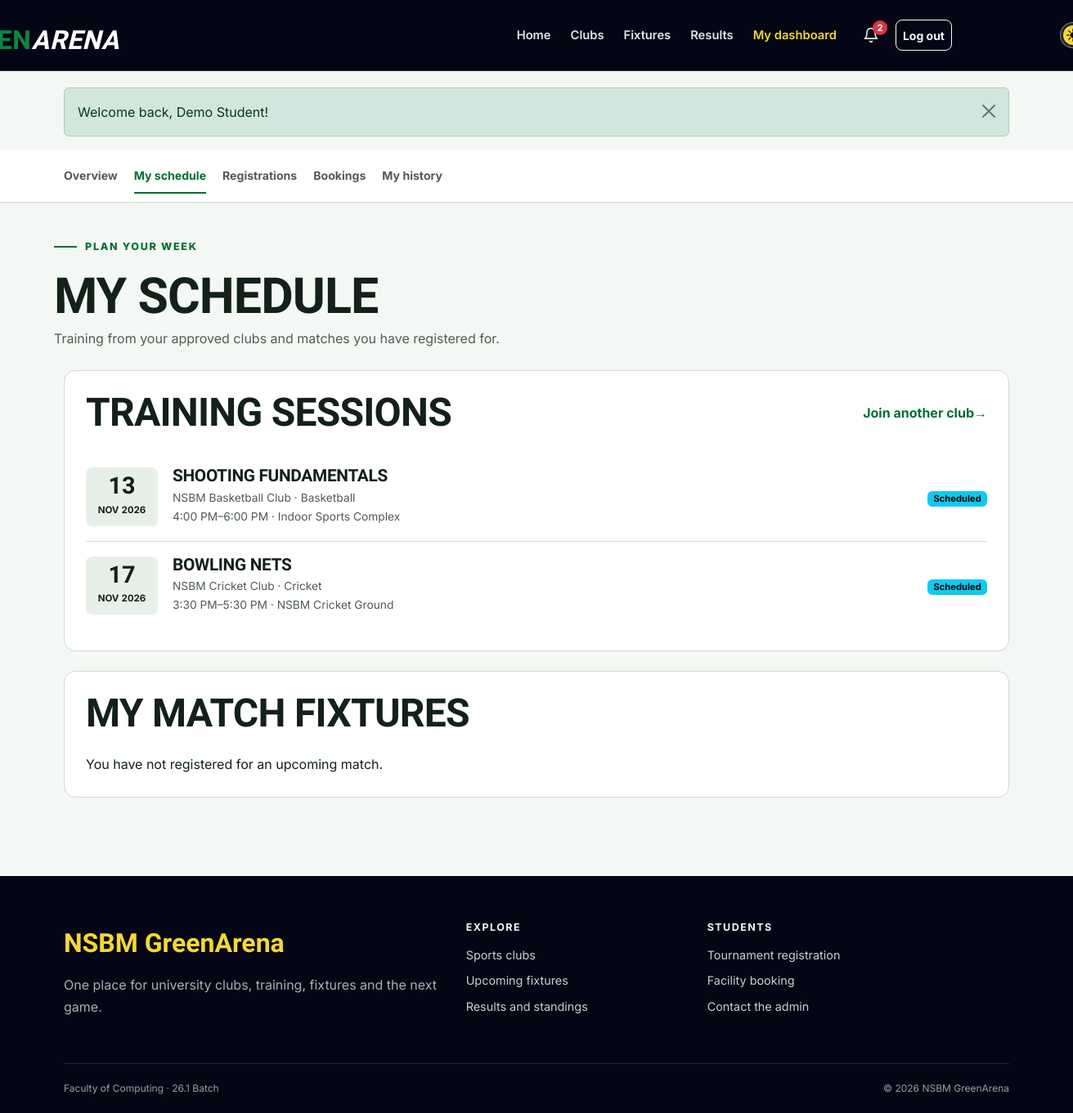
/student/calendar.php (signed in), run on the app's committed database.
### tables this page shows
CREATE TABLE users (
    id INT UNSIGNED AUTO_INCREMENT PRIMARY KEY,
    student_id VARCHAR(20) NOT NULL UNIQUE,
    full_name VARCHAR(100) NOT NULL,
    email VARCHAR(120) NOT NULL UNIQUE,
    password_hash VARCHAR(255) NOT NULL,
    role ENUM('student', 'admin') NOT NULL DEFAULT 'student',
    created_at TIMESTAMP DEFAULT CURRENT_TIMESTAMP
);

CREATE TABLE training_sessions (
    id INT UNSIGNED AUTO_INCREMENT PRIMARY KEY,
    club_id INT UNSIGNED NOT NULL,
    title VARCHAR(120) NOT NULL,
    session_date DATE NOT NULL,
    start_time TIME NOT NULL,
    end_time TIME NOT NULL,
    venue VARCHAR(120) NOT NULL,
    created_at TIMESTAMP DEFAULT CURRENT_TIMESTAMP,
    FOREIGN KEY (club_id) REFERENCES clubs(id) ON DELETE CASCADE
);

CREATE TABLE clubs (
    id INT UNSIGNED AUTO_INCREMENT PRIMARY KEY,
    name VARCHAR(100) NOT NULL UNIQUE,
    sport VARCHAR(80) NOT NULL,
    description TEXT NOT NULL,
    coach_name VARCHAR(100) NOT NULL,
    meeting_day VARCHAR(20) NOT NULL,
    location VARCHAR(120) NOT NULL,
    max_members SMALLINT UNSIGNED NOT NULL DEFAULT 30,
    status ENUM('active', 'inactive') NOT NULL DEFAULT 'active',
    created_at TIMESTAMP DEFAULT CURRENT_TIMESTAMP
);

### includes/auth.php (called while the page is built, shortened)
<?php
function current_user()
{
    $user = fetch_one('SELECT id, student_id, full_name, email, role FROM users WHERE id = ?', [$_SESSION['user_id']]);
    return $user;
}

### student/calendar.php (the view, shortened to what this page needs)
<?php
$activePage = 'dashboard';
$userId = current_user()['id'];
$sessions = fetch_all("SELECT s.*, c.name AS club_name, c.sport
    FROM training_sessions s
    JOIN clubs c ON c.id = s.club_id
    JOIN memberships m ON m.club_id = c.id
    WHERE m.user_id = ? AND m.status = 'approved' AND s.session_date >= CURDATE()
    ORDER BY s.session_date, s.start_time", [$userId]);
$matches = fetch_all("SELECT m.*, mr.preferred_team
    FROM match_registrations mr
    JOIN matches m ON m.id = mr.match_id
    WHERE mr.user_id = ? AND mr.status = 'registered' AND m.status = 'scheduled' AND m.match_datetime >= NOW()
    ORDER BY m.match_datetime", [$userId]);
include __DIR__ . '/../includes/header.php';
include __DIR__ . '/../includes/student_nav.php';
?>
<div class="container dashboard-head"><span class="section-kicker">Plan your week</span>
    <h1>My schedule</h1><p>Training from your approved clubs and matches you have registered for.</p>
</div>
<div class="container dashboard-content">
    <section class="content-panel">
        <div class="page-title-row">
            <h2>Training sessions</h2><a class="link-arrow" href="<?= e(url('clubs.php')) ?>">Join another club</a>
        </div><?php if ($sessions): ?>
            <ul class="schedule-list"><?php foreach ($sessions as $session): ?>
                    <li class="schedule-item">
                        <div class="date-block"><strong><?= format_date($session['session_date'], 'd') ?></strong><span><?= format_date($session['session_date'], 'M Y') ?></span>
                        </div>
                        <div>
                            <h3><?= e($session['title']) ?></h3>
                            <p><?= e($session['club_name']) ?> · <?= e($session['sport']) ?></p>
                            <p><?= format_time($session['start_time']) ?>–<?= format_time($session['end_time']) ?> · <?= e($session['venue']) ?></p>
                        </div><span><?= status_badge('scheduled') ?></span>
                </li><?php endforeach; ?>
        </ul><?php else: ?>
            <div class="empty-state">
                <h3>No training scheduled</h3><p>Sessions appear here after your club membership is approved.</p>
        </div><?php endif; ?>
    </section>
    <section class="content-panel">
        <h2 class="mb-4">My match fixtures</h2><?php if ($matches): ?>
            <div class="table-responsive">
                <table class="table">
                    <thead>
                        <tr>
                            <th>Date</th>
                            <th>Match</th>
                            <th>Preferred team</th>
                            <th>Venue</th>
                        </tr>
                    </thead>
                    <tbody>
                        <?php foreach ($matches as $match): ?>
                            <tr>
                                <td><?= format_date($match['match_datetime']) ?><br><small><?= format_time($match['match_datetime']) ?></small></td>
                                <td><strong><?= e($match['home_team']) ?> vs <?= e($match['away_team']) ?></strong><br><small><?= e($match['sport']) ?></small></td>
                                <td><?= e($match[$match['preferred_team'] . '_team']) ?></td>
                                <td><?= e($match['venue']) ?></td>
                        </tr><?php endforeach; ?>
                    </tbody>
                </table>
        </div><?php else: ?><p class="mb-0">You have not registered for an upcoming match.</p><?php endif; ?>
    </section>
</div>
<?php include __DIR__ . '/../includes/footer.php'; ?>

### includes/header.php (shortened to what this page needs)
<?php
$activePage = $activePage ?? '';
$bodyClass = $bodyClass ?? '';
$user = current_user();
$flashes = get_flashes();
$unreadNotifications = $user ? unread_count($user['id']) : 0;
?>
<!doctype html>
<html lang="en">
    <head>
        <link href="https://cdn.jsdelivr.net/npm/bootstrap@5.3.3/dist/css/bootstrap.min.css" rel="stylesheet">
        <link href="<?= e(asset('css/style.css')) ?>" rel="stylesheet">
        <link href="<?= e(asset('css/theme.css')) ?>" rel="stylesheet">
    </head>
    <body class="<?= e($bodyClass) ?>">
        <header>
            <nav class="navbar navbar-expand-lg navbar-dark site-navbar" aria-label="Main navigation">
                <div class="container">
                    <a class="navbar-brand brand" href="<?= e(url('index.php')) ?>" aria-label="NSBM GreenArena home">
                        <span class="green-arena-title"><span class="t-nsbm">  NSBM</span><span class="t-green">GREEN</span><span class="t-arena">ARENA</span></span>
                    </a>
                    <div class="collapse navbar-collapse" id="mainNav">
                        <ul class="navbar-nav ms-auto align-items-lg-center">
                            <li class="nav-item"><a class="nav-link <?= active_class('home', $activePage) ?>" href="<?= e(url('index.php')) ?>">Home</a></li>
                            <li class="nav-item"><a class="nav-link <?= active_class('clubs', $activePage) ?>" href="<?= e(url('clubs.php')) ?>">Clubs</a></li>
                            <li class="nav-item"><a class="nav-link <?= active_class('fixtures', $activePage) ?>" href="<?= e(url('fixtures.php')) ?>">Fixtures</a></li>
                            <li class="nav-item"><a class="nav-link <?= active_class('results', $activePage) ?>" href="<?= e(url('results.php')) ?>">Results</a></li>
                            <?php if ($user): ?>
                                <li class="nav-item"><a class="nav-link <?= active_class('dashboard', $activePage) ?>" href="<?= e(url($user['role'] === 'admin' ? 'admin/index.php' : 'student/dashboard.php')) ?>"><?= $user['role'] === 'admin' ? 'Admin panel' : 'My dashboard' ?></a></li>
                                <li class="nav-item ms-lg-2">
                                    <a class="nav-link notification-bell <?= active_class('notifications', $activePage) ?>" href="<?= e(url('notifications.php')) ?>" aria-label="Notifications">
                                        <svg width="20" height="20" viewBox="0 0 24 24" fill="none" stroke="currentColor" stroke-width="2" stroke-linecap="round" stroke-linejoin="round" aria-hidden="true"><path d="M18 8a6 6 0 0 0-12 0c0 7-3 9-3 9h18s-3-2-3-9"/><path d="M13.7 21a2 2 0 0 1-3.4 0"/></svg>
                                        <span class="notification-badge" id="notification-count" <?= $unreadNotifications > 0 ? '' : 'hidden' ?>><?= $unreadNotifications ?></span>
                                    </a>
                                </li>
                                <li class="nav-item ms-lg-2">
                                    <form action="<?= e(url('logout.php')) ?>" method="post" class="m-0">
                                        <button class="btn btn-sm btn-outline-light w-100" type="submit">Log out</button>
                                    </form>
                                </li>
                            <?php else: ?>
                                <li class="nav-item"><a class="nav-link <?= active_class('login', $activePage) ?>" href="<?= e(url('login.php')) ?>">Log in</a></li>
                                <li class="nav-item ms-lg-2 mt-2 mt-lg-0"><a class="btn btn-sm btn-sport" href="<?= e(url('register.php')) ?>">Join GreenArena</a></li>
                            <?php endif; ?>
                            <li class="nav-item ms-lg-2 mt-2 mt-lg-0">
                                <button class="theme-switch" id="theme-toggle" type="button" role="switch" aria-checked="false" aria-label="Dark mode">
                                    <img class="switch-icon icon-sun" src="<?= e(asset('img/sun.png')) ?>" alt="">
                                </button>
                            </li>
                        </ul>
                    </div>
                </div>
            </nav>
        </header>
        <main id="main-content">
            <?php if ($flashes): ?>
                <div class="container flash-container" aria-live="polite">
                    <?php foreach ($flashes as $message): ?>
                        <div class="alert alert-<?= e($message['type']) ?> alert-dismissible fade show" role="alert">
                            <?= e($message['message']) ?>
                            <button type="button" class="btn-close" data-bs-dismiss="alert" aria-label="Close"></button>
                        </div>
                    <?php endforeach; ?>
                </div>
            <?php endif; ?>

### includes/functions.php (shortened to what this page needs)
<?php
function e($value)
{
    return htmlspecialchars($value ?? '', ENT_QUOTES);
}
function url($path = '')
{
    return BASE_PATH . '/' . ltrim($path, '/');
}
function asset($path)
{
    return url('assets/' . ltrim($path, '/'));
}
function run_query($sql, $params = [])
{
    global $connection;
    $statement = mysqli_prepare($connection, $sql);
    if (count($params) > 0) {
        $types = str_repeat('s', count($params));
        mysqli_stmt_bind_param($statement, $types, ...$params);
    }
    if (!mysqli_stmt_execute($statement)) {
        die('SQL error: ' . mysqli_stmt_error($statement));
    }
    return $statement;
}
function fetch_all($sql, $params = [])
{
    $statement = run_query($sql, $params);
    $result = mysqli_stmt_get_result($statement);
    return mysqli_fetch_all($result, MYSQLI_ASSOC);
}
function fetch_one($sql, $params = [])
{
    $rows = fetch_all($sql, $params);
    if (count($rows) > 0) {
        return $rows[0];
    }
    return false;
}
function get_flashes()
{
    $messages = $_SESSION['flash'] ?? [];
    return $messages;
}
function format_date($date, $format = 'd M Y')
{
    if ($date) {
        return date($format, strtotime($date));
    }
    return 'Not set';
}
function format_time($time)
{
    if ($time) {
        return date('g:i A', strtotime($time));
    }
    return 'Not set';
}
function status_badge($status)
{
    $classes = [
        'approved' => 'success',
        'active' => 'success',
        'completed' => 'success',
        'registered' => 'success',
        'ongoing' => 'info',
        'scheduled' => 'info',
        'pending' => 'warning',
        'upcoming' => 'warning',
        'rejected' => 'danger',
        'cancelled' => 'danger',
        'maintenance' => 'danger',
        'inactive' => 'secondary',
        'withdrawn' => 'secondary',
    ];
    $class = $classes[$status] ?? 'secondary';
    return '<span class="badge text-bg-' . $class . '">' . e(ucfirst($status)) . '</span>';
}
function active_class($page, $activePage)
{
    if ($page === $activePage) {
        return 'active';
    }
    return '';
}
function notifications_ready()
{
    global $connection;
    static $ready = null;
    if ($ready === null) {
        $result = mysqli_query($connection, "SHOW TABLES LIKE 'notifications'");
        $ready = $result && mysqli_num_rows($result) > 0;
    }
    return $ready;
}
function unread_count($userId)
{
    if (!notifications_ready()) {
        return 0;
    }
    return (int) fetch_one('SELECT COUNT(*) AS total FROM notifications WHERE user_id = ? AND is_read = 0', [$userId])['total'];
}

### assets/css/theme.css (style rules this page uses)
.theme-switch { position: relative; display: inline-flex; align-items: center; justify-content: space-between; width: 62px; height: 32px; padding: 0 7px; border: 1px solid rgba(255, 255, 255, 0.45); border-radius: 16px; background: rgba(255, 255, 255, 0.12); cursor: pointer; }
.switch-icon { position: relative; z-index: 1; width: 16px; height: 16px; }
@media (min-width: 1200px) { .theme-switch { transform: translateX(200%); } }
@media (min-width: 1200px) { .green-arena-title { transform: translateX(-100%); } }

### data on the page
users: id "2"
training_sessions: session_date "13", session_date "NOV 2026", title "SHOOTING FUNDAMENTALS", club.name "NSBM Basketball Club", club.sport "Basketball", start_time "4:00 PM", end_time "6:00 PM", venue "Indoor Sports Complex"
training_sessions: session_date "17", session_date "NOV 2026", title "BOWLING NETS", club.name "NSBM Cricket Club", club.sport "Cricket", start_time "3:30 PM", end_time "5:30 PM", venue "NSBM Cricket Ground"

### other printed values
$message['message'] "Welcome back, Demo Student!"
